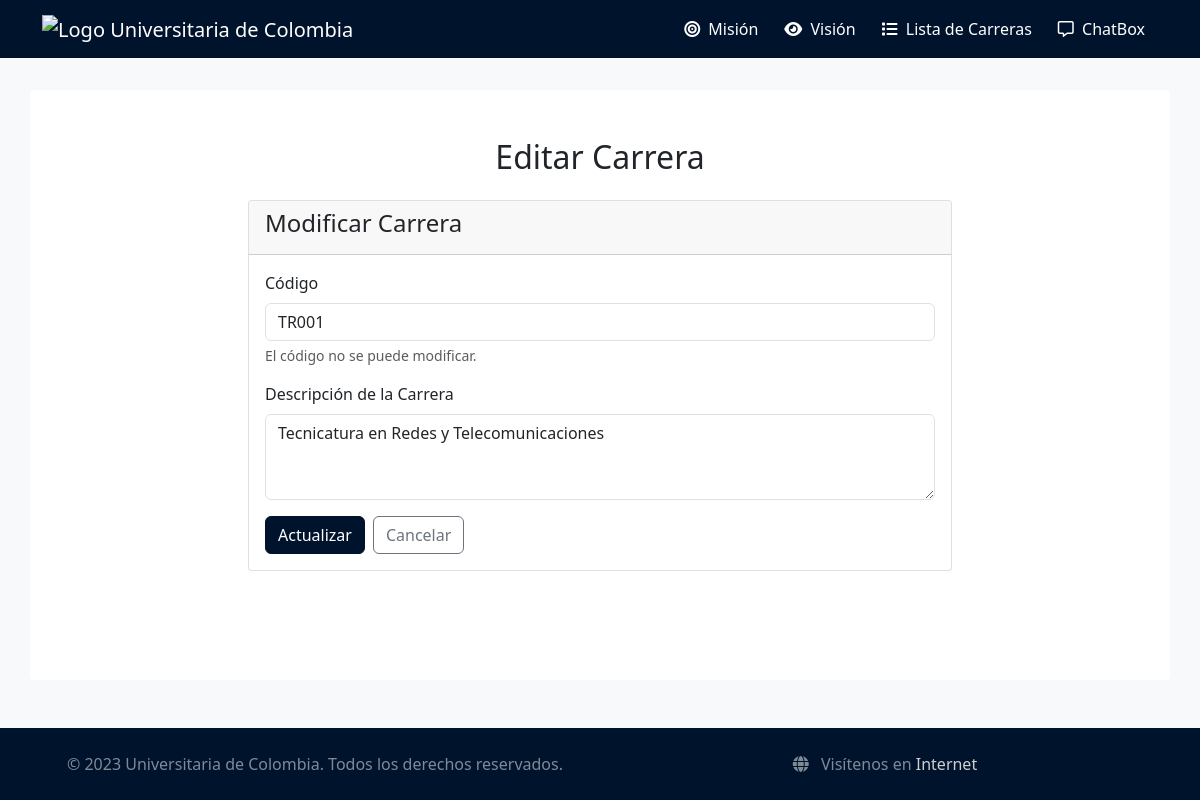
The page /editar_carrera/TR001 on the database its author committed.
### tables this page shows
CREATE TABLE carrera (
    codigo TEXT PRIMARY KEY,
    descripcion TEXT NOT NULL UNIQUE
);

### main.py (the view)
@app.route("/editar_carrera/<string:codigo>", methods=['GET', 'POST'])  # Cambiado a string y codigo
def editar_carrera(codigo):
    db = get_db()
    cursor = db.cursor()
    if request.method == 'POST':
        nueva_descripcion = request.form.get('descripcion')
        try:
            cursor.execute("UPDATE carrera SET descripcion = ? WHERE codigo = ?", (nueva_descripcion, codigo))
            db.commit()
            print(f"Programa actualizado: Código {codigo}, Nueva descripción: {nueva_descripcion}")
            return redirect(url_for('lista_carreras'))
        except Exception as e:
            print(f"Error al actualizar: {e}")
            return render_template('editar_carrera.html', codigo=codigo, error="Error al actualizar el programa")
    else:
        cursor.execute("SELECT * FROM carrera WHERE codigo = ?", (codigo,))
        programa = cursor.fetchone()
        return render_template('editar_carrera.html', programa=programa)

### main.py (called while the page is built)
def get_db():
    db = getattr(g, '_database', None)
    if db is None:
        db = g._database = sqlite3.connect(DATABASE)
        db.row_factory = sqlite3.Row
    return db

@app.teardown_appcontext
def close_connection(exception):
    db = getattr(g, '_database', None)
    if db is not None:
        db.close()

### templates/editar_carrera.html (shortened to what this page needs)
{% extends 'base.html' %}
{% block content %}
<div class="container mt-4">
    <div class="row">
        <div class="col-lg-8 mx-auto">
            <div class="text-center mb-4">
                <h2>Editar Carrera</h2>
            </div>
            <div class="card">
                <div class="card-header">
                    <h4>Modificar Carrera</h4>
                </div>
                <div class="card-body">
                    <form method="POST" action="{{ url_for('editar_carrera', codigo=programa.codigo) }}">
                        <div class="mb-3">
                            <label for="codigo" class="form-label">Código</label>
                            <input type="text" class="form-control" id="codigo" name="codigo" value="{{ programa.codigo }}" readonly>
                            <div class="form-text">El código no se puede modificar.</div>
                        </div>
                        <div class="mb-3">
                            <label for="descripcion" class="form-label">Descripción de la Carrera</label>
                            <textarea class="form-control" id="descripcion" name="descripcion" rows="3" required>{{ programa.descripcion }}</textarea>
                        </div>
                        <div class="d-grid gap-2 d-md-flex">
                            <button type="submit" class="btn btn-primary">Actualizar</button>
                            <a href="{{url_for('lista_carreras')}}" class="btn btn-outline-secondary">Cancelar</a>
                        </div>
                    </form>
                </div>
            </div>
        </div>
    </div>
</div>
{% endblock %}

### static/css/styles.css (style rules this page uses)
:root { --primary-color: #00132c; --secondary-color: #ffffff; --accent-color: #0056b3; --light-bg: #f8f9fa; }
body { font-family: 'Segoe UI', Tahoma, Geneva, Verdana, sans-serif; background-color: var(--light-bg); }
.btn-primary { background-color: var(--primary-color); border-color: var(--primary-color); }
.card { border: 1px solid rgba(0,0,0,.125); border-radius: 4px; margin-bottom: 1rem; }

### rows shown on the page
carrera: codigo "TR001", descripcion "Tecnicatura en Redes y Telecomunicaciones"
